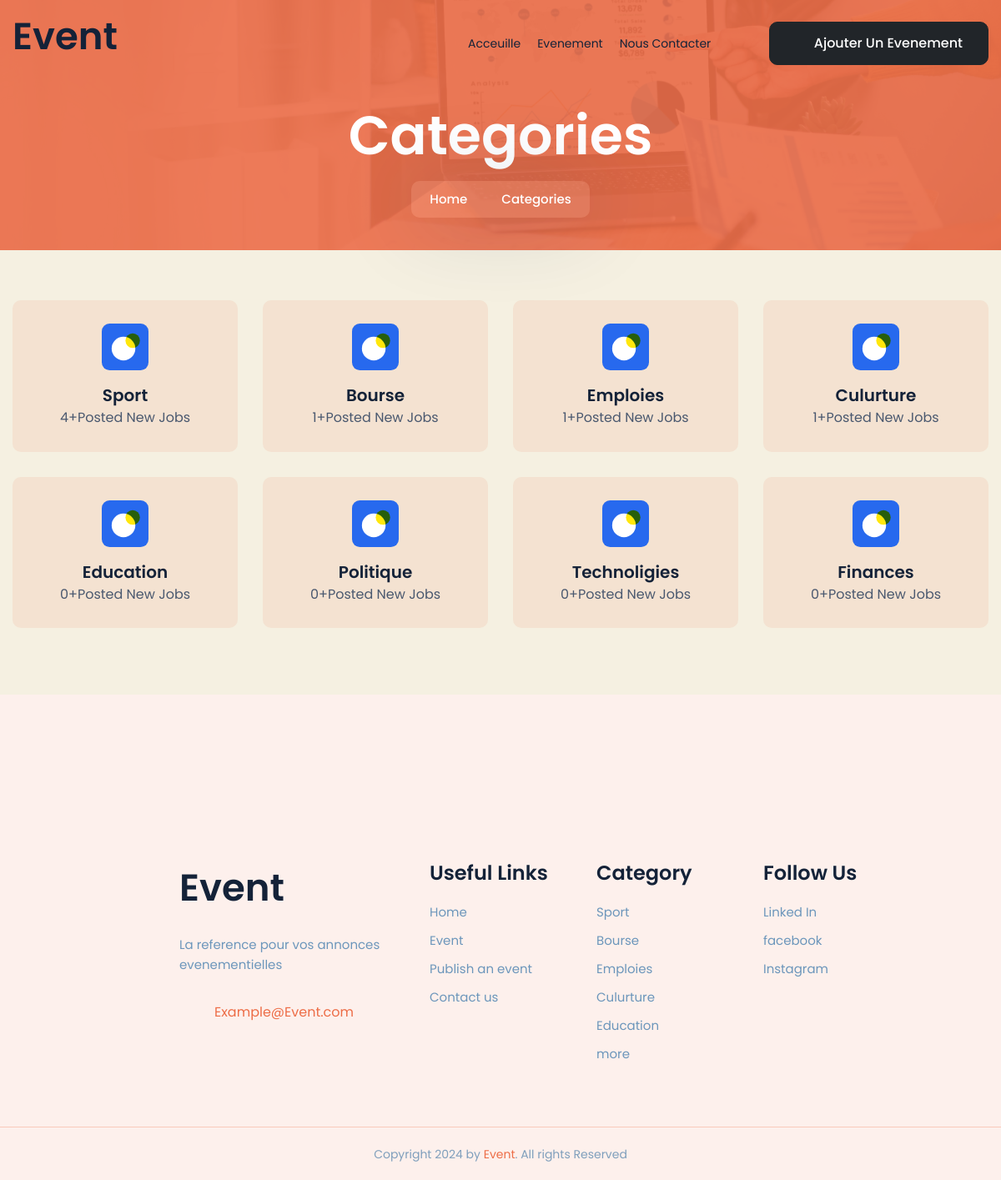
Page /categories/ on the committed database.
### post/models.py (models this page shows, shortened)
class Category(models.Model):
    cid = ShortUUIDField(unique=True, length=6,max_length=255, alphabet='1234567890' , editable=False,  prefix='cat-')
    title = models.CharField(max_length=50)
    image = models.ImageField(max_length=250, default='default.jpg')
    add_date = models.DateTimeField(auto_now=False, auto_now_add=True)

### post/views.py (the view)
# urls.py: path('categories/', views.categoryPage, name='category'),
def categoryPage(request):
    category = Category.objects.all()
    context = {
        'category':category,
    }
    return render(request, 'category.html',context)

### Template/category.html (shortened to what this page needs)
{% extends 'base.html' %}
{% load static %}
{% block body %}
<div class="page-content">
    <div class="dz-bnr-inr dz-bnr-inr-sm text-center overlay-primary-dark" style="background-image: url(assets/images/banner/bnr2.jpg);">
        <div class="container">
            <div class="dz-bnr-inr-entry">
                <h1>Categories</h1>
                <nav aria-label="breadcrumb" class="breadcrumb-row m-t15">
                    <ul class="breadcrumb">
                        <li class="breadcrumb-item"><a href="index.html">Home</a></li>
                        <li class="breadcrumb-item active" aria-current="page">Categories</li>
                    </ul>
                </nav>
            </div>
        </div>
    </div>
    <section class="content-inner overflow-hidden position-relative">
		<div class="container">
			<div class="row">
				{% for category in category %}
				<div class="col-xl-3 col-lg-4 col-md-6 col-sm-6">
					<div class="icon-bx-wraper style-2 text-center wow fadeInUp" data-wow-delay="1.0s" >
						<div class="icon-media">
						</div>
						<div class="icon-content">
							<h5 class="fs-20 mb-0"><a href="{% url 'cat-job' category.cid %}">{{category.title}}</a></h5>
							<p class="text"><a href="{% url 'cat-job' category.cid %}">{{category.category.count}}+Posted New Jobs</a></p>
						</div>
					</div>
				</div>
				{% endfor %}
			</div>
		</div>
	</section>
</div>
{% endblock body %}

### Template/base.html (shortened to what this page needs)
{% load static %}
<!DOCTYPE html>
<html lang="en">
<head>
	<link href="{% static 'assets/vendor/animate/animate.css' %}" rel="stylesheet" />
	<link href="{% static 'assets/vendor/magnific-popup/magnific-popup.css' %}" rel="stylesheet" />
	<link href="{% static 'assets/vendor/swiper/swiper-bundle.min.css' %}" rel="stylesheet" />
	<link href="{% static 'assets/vendor/switcher/switcher.css' %}" rel="stylesheet" />
	<link href="{% static 'assets/vendor/rangeslider/rangeslider.css' %}" rel="stylesheet" />
	<link rel="stylesheet" href="{% static 'assets/css/style.css' %}" />
	<link class="skin" rel="stylesheet" href="{% static 'assets/css/skin/skin-1.css' %}" />
</head>
<body data-anm=".anm">
	<div class="page-wraper">
		<header class="site-header mo-left header header-transparent">
			<div class="sticky-header main-bar-wraper navbar-expand-lg">
				<div class="main-bar clearfix">
					<div class="container clearfix">
						<div class="logo-header">
							<a href="/" class="logo-dark">
								<h1 style="font-size: x-larger">Event</h1>
							</a>
						</div>
						<div class="extra-nav">
							<div class="extra-cell">
								<a class="btn btn-dark btn-lg btn-shadow" href="{% url 'addjob' %}">
									<span class="fas fa-bell m-r10"></span>Ajouter un evenement </a>
							</div>
						</div>
						<div class="header-nav navbar-collapse collapse justify-content-end" id="navbarNavDropdown">
							<ul class="nav navbar-nav navbar navbar-left">
								<li><a href="/">Acceuille</a></li>
								<li><a href="{% url 'job' %}">Evenement</a></li>
								<li><a href="{% url 'contact' %}">Nous contacter</a></li>
							</ul>
						</div>
					</div>
				</div>
			</div>
		</header>
		{% block body %} {% endblock body %}
		<footer class="site-footer style-1 position-relative">
			<div class="footer-top bg-light sapping">
				<div class="container">
					<div class="row p-50">
						<div class="col-lg-2"></div>
						<div class="col-lg-3 col-md-12 col-sm-12">
							<div class="widget wow fadeInUp text-center text-lg-start" data-wow-delay="1.4s">
								<div class="footer-logo">
									<a href="/" class="logo-dark">
										<h1 style="font-size: x-larger">Event</h1>
									</a>
								</div>
								<p>
									La reference pour vos annonces evenementielles
								</p>
								<div class="widget_getintuch">
									<ul>
										<li class="text-center">
											<i class="fa-regular fa-comments"></i>
											Example@Event.com
										</li>
									</ul>
								</div>
							</div>
						</div>
						<div class="col-lg-6 col-md-12 col-sm-12">
							<div class="row">
								<div class="col-lg-4 col-md-4 col-sm-4 col-6">
									<div class="widget widget_links wow fadeInUp" data-wow-delay="1.6s">
										<h4 class="footer-title">Useful Links</h4>
										<ul>
											<li><a href="/">Home</a></li>
											<li><a href="{% url 'job' %}">Event</a></li>
											<li><a href="javascript:void(0);">Publish an event</a></li>
											<li><a href="{% url 'contact' %}">Contact us</a></li>
										</ul>
									</div>
								</div>
								<div class="col-lg-4 col-md-4 col-sm-4 col-6">
									<div class="widget widget_links wow fadeInUp" data-wow-delay="1.8s">
										<h4 class="footer-title">Category</h4>
										<ul>
											{% for category in category %} {% if forloop.counter < 6 %} <li>
												<a href="{% url 'cat-job' category.cid %}">{{category.title}}</a>
												</li>
												{% endif %} {% endfor %}
												<li><a href="{% url 'category' %}">more</a></li>
										</ul>
									</div>
								</div>
								<div class="col-lg-4 col-md-4 col-sm-4 col-6">
									<div class="widget widget_links wow fadeInUp" data-wow-delay="2.0s">
										<h4 class="footer-title">Follow Us</h4>
										<ul>
											<li><a href="javascript:void(0);">Linked In </a></li>
											<li><a href="javascript:void(0);">facebook</a></li>
											<li><a href="javascript:void(0);">Instagram</a></li>
										</ul>
									</div>
								</div>
							</div>
						</div>
					</div>
				</div>
			</div>
			<div class="footer-bottom text-md-center text-md-center bg-light">
				<div class="container">
					<div class="row align-items-center">
						<div class="col-12">
							<div class="footer-inner text-center">
								<p class="copyright-text wow fadeInUp" data-wow-delay="2.4s">
									Copyright 2024 by
									<a class="text-primary" href="/" target="_blank">Event</a>. All
									rights Reserved
								</p>
							</div>
						</div>
					</div>
				</div>
			</div>
		</footer>
	</div>
</body>
</html>

### static/assets/css/skin/skin-1.css (style rules this page uses)
:root { --secondary: #145650; --primary: #ed6d47; --primary-hover: #f15728; --primary-dark: #381105; --rgba-primary-0: rgba(237, 109, 71); --rgba-primary-1: rgba(237, 109, 71,0.1); --rgba-primary-3: rgba(237, 109, 71,0.3); --rgba-primary-2: rgba(237, 109, 71,0.2); --rgba-primary-4: rgba(237, 109, 71,0.4); --rgba-primary-5: rgba(237, 109, 71,0.5); --rgba-primary-05: rgba(237, 109, 71,0.05); --rgba-primary-6: rgba(237, 109, 71,0.6); --rgba-primary-7: rgba(237, 109, 71,0.7); --rgba-primary-8: rgba(237, 109, 71,0.8); --rgba-primary-9: rgba(237, 109, 71,0.9); --secondary: #232323; --theme-text-color: #fff; --title: #142238; }

### Template/base.html (style rules this page uses)
body { background-color: #f5f0e1 !important; }

### rows in the picture
Category: title "Sport", category.count "4"
Category: title "Bourse", category.count "1"
Category: title "Emploies", category.count "1"
Category: title "Culurture", category.count "1"
Category: title "Education", category.count "0"
Category: title "Politique", category.count "0"
Category: title "Technoligies", category.count "0"
Category: title "Finances", category.count "0"
